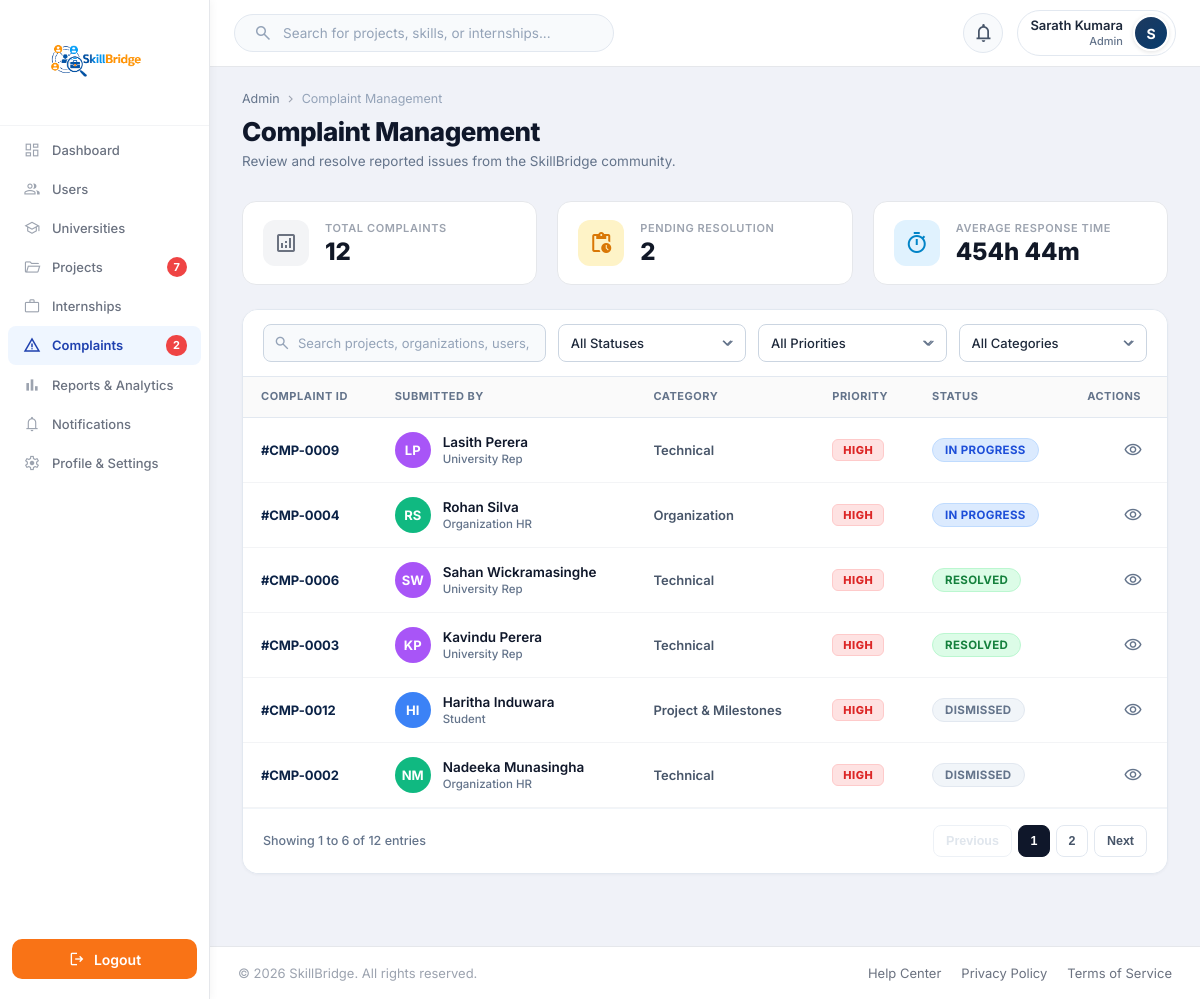
Screenshot of /Functions/Admin/complain.php (signed in) with the database file from the repository.
### tables this page shows
CREATE TABLE `user` (
  `Email` varchar(100) NOT NULL,
  `password` varchar(100) NOT NULL,
  `role` varchar(100) NOT NULL,
  `status` varchar(20) NOT NULL DEFAULT 'De-Active',
  `verification_code` varchar(20) NOT NULL,
  `created_at` timestamp NULL DEFAULT current_timestamp()
);

CREATE TABLE `complain` (
  `id` int(11) NOT NULL,
  `email` varchar(100) NOT NULL,
  `title` varchar(100) NOT NULL,
  `category` varchar(50) DEFAULT 'Technical',
  `discription` text NOT NULL,
  `priority` enum('LOW','MEDIUM','HIGH','URGENT') NOT NULL DEFAULT 'MEDIUM',
  `status` enum('PENDING','IN_REVIEW','DISMISSED','RESOLVED') NOT NULL DEFAULT 'PENDING',
  `resolution_notes` text DEFAULT NULL,
  `create_at` timestamp NOT NULL DEFAULT current_timestamp(),
  `update_at` timestamp NULL DEFAULT current_timestamp() ON UPDATE current_timestamp()
);

### Session/Session.php (called while the page is built, shortened)
<?php
function current_user()
{
    return $_SESSION['user'] ?? null;
}

### Backend/Admin/complain.php (called while the page is built, shortened)
<?php
require_once __DIR__ . '/loader.php';
$complaintDB = new ComplaintManagement($conn);
$complaints = $complaintDB->getAllComplaintsDetailed();
?>

### Backend/Admin/Services/ComplaintManagement.php (called while the page is built, shortened)
<?php
require_once __DIR__ . '/AdminDB.php';
class ComplaintManagement extends AdminDB
{
    public function getAllComplaintsDetailed($status = 'all', $priority = 'all', $category = 'all', $search = '')
    {
        $sql = "
            SELECT
                c.id,
                c.email,
                c.title,
                c.discription,
                COALESCE(c.category, 'Technical') AS category,
                c.priority,
                c.status,
                c.resolution_notes,
                c.create_at,
                c.update_at,
                LOWER(u.role) AS role
            FROM complain c
            INNER JOIN user u ON c.email = u.Email
            WHERE 1=1
        ";
        $params = [];
        $types = "";
        $sql .= " ORDER BY
            CASE c.status
                WHEN 'PENDING' THEN 1
                WHEN 'IN_REVIEW' THEN 2
                WHEN 'RESOLVED' THEN 3
                WHEN 'DISMISSED' THEN 4
                ELSE 5
            END ASC,
            CASE c.priority
                WHEN 'URGENT' THEN 1
                WHEN 'HIGH' THEN 2
                WHEN 'MEDIUM' THEN 3
                WHEN 'LOW' THEN 4
                ELSE 5
            END ASC,
            c.create_at DESC,
            c.id DESC";
        if (!empty($types)) {
            $complaints = $this->runQuery($sql, $types, ...$params)->fetch_all(MYSQLI_ASSOC);
        } else {
            $complaints = $this->runQuery($sql)->fetch_all(MYSQLI_ASSOC);
        }
        foreach ($complaints as &$cmp) {
            $this->populateUserDetails($cmp);
        }
        return $complaints;
    }
    protected function populateUserDetails(&$cmp)
    {
        $cmp['user_name'] = 'Community Member';
        $cmp['organization_name'] = 'SkillBridge';
        $cmp['profile_image'] = null;
        $email = $cmp['email'] ?? '';
        $role = strtolower($cmp['role'] ?? '');
        if ($role === 'student') {
            $res = $this->runQuery("SELECT Name, University, profile_image FROM student WHERE Email = ? LIMIT 1", "s", $email);
            if ($res && $row = $res->fetch_assoc()) {
                $cmp['user_name'] = $row['Name'] ?? 'Student';
                $cmp['organization_name'] = $row['University'] ?? 'University';
                $cmp['profile_image'] = $row['profile_image'];
            }
        } elseif ($role === 'company') {
            $res = $this->runQuery("SELECT contactPersonName, Name, profile_img FROM company WHERE Email = ? LIMIT 1", "s", $email);
            if ($res && $row = $res->fetch_assoc()) {
                $cmp['user_name'] = $row['contactPersonName'] ?? 'Company Representative';
                $cmp['organization_name'] = $row['Name'] ?? 'Company';
                $cmp['profile_image'] = $row['profile_img'];
            }
        } elseif ($role === 'organization') {
            $res = $this->runQuery("SELECT contactPersonName, Name, logo FROM organization WHERE Email = ? LIMIT 1", "s", $email);
            if ($res && $row = $res->fetch_assoc()) {
                $cmp['user_name'] = $row['contactPersonName'] ?? 'Organization Lead';
                $cmp['organization_name'] = $row['Name'] ?? 'Organization';
                $cmp['profile_image'] = $row['logo'];
            }
        }
    }
}
?>

### Backend/Admin/Services/AdminDB.php (called while the page is built, shortened)
<?php
class AdminDB
{
    protected $conn;
    public function __construct($conn)
    {
        $this->conn = $conn;
    }
    protected function runQuery($sql, $types = "", ...$params)
    {
        $stmt = $this->conn->prepare($sql);
        if ($types) $stmt->bind_param($types, ...$params);
        $stmt->execute();
        return $stmt->get_result();
    }
}
?>

### Functions/Admin/Components/Common/AdminInit.php (called while the page is built, shortened)
<?php
require_once __DIR__ . "/../../../../Session/Session.php";
$targetBackend = $backendPage ?? basename($_SERVER['PHP_SELF']);
if (!empty($targetBackend)) {
    $backendFilePath = __DIR__ . "/../../../../Backend/Admin/" . $targetBackend;
    if (file_exists($backendFilePath)) {
        require_once $backendFilePath;
    }
}
include __DIR__ . "/../../../../Includes/admin_sidebar.php";
?>

### Functions/Admin/Components/Complaints/complainTable.php (the view, shortened to what this page needs)
<div class="cm-table-responsive">
    <table class="data-table cm-table">
        <?php
            include dirname(__DIR__) . "/Common/TableHeder.php";
        ?>
        <tbody id="cmTableBody">
            <?php if (!empty($complaints)): ?>
                <?php foreach ($complaints as $idx => $cmp):
                    $displayId = '#CMP-' . str_pad($cmp['id'], 4, '0', STR_PAD_LEFT);
                    $priorityLower = strtolower($cmp['priority'] ?? 'medium');
                    $statusRaw = strtoupper($cmp['status'] ?? 'PENDING');
                    if ($statusRaw === 'IN_REVIEW' || $statusRaw === 'IN PROGRESS') {
                        $statusClass = 'progress';
                        $statusLabel = 'IN PROGRESS';
                    } elseif ($statusRaw === 'RESOLVED') {
                        $statusClass = 'resolved';
                        $statusLabel = 'RESOLVED';
                    } elseif ($statusRaw === 'DISMISSED') {
                        $statusClass = 'dismissed';
                        $statusLabel = 'DISMISSED';
                    } else {
                        $statusClass = 'pending';
                        $statusLabel = 'PENDING';
                    }
                    $roleDisplay = ucfirst($cmp['role'] ?? 'Student');
                    if (stripos($cmp['organization_name'] ?? '', 'University') !== false) {
                        $roleDisplay = 'University Rep';
                    } elseif ($cmp['role'] === 'company' || $cmp['role'] === 'organization') {
                        $roleDisplay = 'Organization HR';
                    } elseif ($cmp['role'] === 'mentor') {
                        $roleDisplay = 'Mentor';
                    }
                    $userName = $cmp['user_name'] ?? 'Community Member';
                    $nameWords = explode(' ', trim($userName));
                    $initials = count($nameWords) >= 2
                        ? strtoupper(substr($nameWords[0], 0, 1) . substr($nameWords[1], 0, 1))
                        : strtoupper(substr($userName, 0, 2));
                    $avatarClass = 'av-student';
                    if (stripos($roleDisplay, 'University') !== false) $avatarClass = 'av-uni';
                    elseif (stripos($roleDisplay, 'Mentor') !== false) $avatarClass = 'av-mentor';
                    elseif (stripos($roleDisplay, 'HR') !== false || stripos($roleDisplay, 'Org') !== false) $avatarClass = 'av-hr';
                    elseif (stripos($roleDisplay, 'Company') !== false) $avatarClass = 'av-company';
                    $categoryDisplay = htmlspecialchars($cmp['category'] ?? 'Technical');
                ?>
                <tr class="cm-data-row"
                    style="<?= $idx >= 6 ? 'display: none;' : '' ?>"
                    data-id="<?= $cmp['id'] ?>"
                    data-display-id="<?= $displayId ?>"
                    data-user-name="<?= htmlspecialchars($userName) ?>"
                    data-user-email="<?= htmlspecialchars($cmp['email']) ?>"
                    data-user-role="<?= htmlspecialchars($roleDisplay) ?>"
                    data-org="<?= htmlspecialchars($cmp['organization_name'] ?? 'SkillBridge') ?>"
                    data-category="<?= $categoryDisplay ?>"
                    data-title="<?= htmlspecialchars($cmp['title']) ?>"
                    data-desc="<?= htmlspecialchars($cmp['discription']) ?>"
                    data-priority="<?= $priorityLower ?>"
                    data-status="<?= strtolower($statusClass) ?>"
                    data-notes="<?= htmlspecialchars($cmp['resolution_notes'] ?? '') ?>"
                    data-created-at="<?= htmlspecialchars($cmp['create_at']) ?>">
                    <td>
                        <span class="cm-complaint-id"><?= $displayId ?></span>
                    </td>
                    <td>
                        <div class="cm-user-cell">
                            <div class="cm-user-avatar <?= $avatarClass ?>"><?= $initials ?></div>
                            <div class="cm-user-meta">
                                <span class="cm-user-name"><?= htmlspecialchars($userName) ?></span>
                                <span class="cm-user-role"><?= htmlspecialchars($roleDisplay) ?></span>
                            </div>
                        </div>
                    </td>
                    <td>
                        <span class="cm-category-cell"><?= $categoryDisplay ?></span>
                    </td>
                    <td>
                        <span class="cm-priority-pill priority-<?= $priorityLower ?>">
                            <?= strtoupper($priorityLower) ?>
                        </span>
                    </td>
                    <td>
                        <span class="cm-status-pill status-<?= $statusClass ?>">
                            <?= $statusLabel ?>
                        </span>
                    </td>
                    <td>
                        <div class="cm-actions-cell">
                            <button type="button" class="cm-btn-icon cm-btn-view" data-action="view" title="View & Investigate Details">
                                <span class="material-symbols-outlined" style="font-size: 19px;">visibility</span>
                            </button>
                        </div>
                    </td>
                </tr>
                <?php endforeach; ?>
            <?php endif; ?>
        </tbody>
    </table>
</div>

### Includes/dash_header.php (shortened to what this page needs)
<?php
require_once __DIR__ . '/../Session/Session.php';
require_once __DIR__ . '/../Config/db.php';
$user = function_exists('current_user') ? current_user() : null;
$name = "User";
$role = "Student";
$image = null;
if($user && isset($conn)){
    $name = $user['username'] ?? $user['Name'] ?? "User";
    $email = $user['Email'] ?? $user['email'] ?? null;
    if(!empty($user['role'])){
        $role = ucfirst($user['role']);
    }
    if($email){
        $sql = "
            SELECT
                u.Email,
                u.role,
                COALESCE(s.Name, a.Name,c.Name, o.Name) AS db_name,
                COALESCE(s.profile_image, a.profile_image, c.profile_img) AS profile_image
            FROM user u
            LEFT JOIN student s ON u.Email = s.Email
            LEFT JOIN admin a ON u.Email = a.Email
            LEFT JOIN company c ON u.Email = c.Email
            LEFT JOIN organization o ON u.Email = o.Email
            WHERE u.Email = ?
            LIMIT 1
        ";
        $stmt = $conn->prepare($sql);
        if($stmt){
            $stmt->bind_param("s", $email);
            $stmt->execute();
            $result = $stmt->get_result();
            if($data = $result->fetch_assoc()){
                if(!empty($data['db_name'])){
                    $name = $data['db_name'];
                }
                if(!empty($data['role'])){
                    $role = ucfirst($data['role']);
                }
                if(!empty($data['profile_image'])){
                    $image = $data['profile_image'];
                }
            }
        }
    }
}
$initial = !empty(trim($name)) ? strtoupper(mb_substr(trim($name), 0, 1)) : 'U';
$base_url = $GLOBALS['BASE_URL'] ?? '/Skill_Bridge_Group_Project';
$currentRoleFolder = ucfirst($role ?: "Student");
$profile_dir = is_dir(__DIR__ . '/../Functions/' . $currentRoleFolder)
    ? 'Functions/' . $currentRoleFolder
    : 'Functions/Dashboards/' . ($role ?: 'Student');
$profile_file = __DIR__ . '/../' . $profile_dir . '/profile.php';
$profile_url = file_exists($profile_file)
    ? $base_url . "/" . $profile_dir . "/profile.php"
    : "";
$image_src = null;
if (!empty($image)) {
    if (str_starts_with($image, 'http://') || str_starts_with($image, 'https://') || str_starts_with($image, '/')) {
        $image_src = $image;
    } elseif (file_exists(__DIR__ . '/../Assets/Images/Admin/' . $image)) {
        $image_src = $base_url . '/Assets/Images/Admin/' . htmlspecialchars($image);
    } elseif (file_exists(__DIR__ . '/../Assets/Images/Student/' . $image)) {
        $image_src = $base_url . '/Assets/Images/Student/' . htmlspecialchars($image);
    } elseif (file_exists(__DIR__ . '/../Assets/Images/Company/' . $image)) {
        $image_src = $base_url . '/Assets/Images/Company/' . htmlspecialchars($image);
    } elseif (file_exists(__DIR__ . '/../uploads/' . $image)) {
        $image_src = $base_url . '/uploads/' . htmlspecialchars($image);
    } else {
        $targetFolder = ($role === 'Admin') ? 'Admin' : (($role === 'Company') ? 'Company' : 'Student');
        $image_src = $base_url . '/Assets/Images/' . $targetFolder . '/' . htmlspecialchars($image);
    }
}
?>
<link rel="stylesheet" href="<?php echo $base_url; ?>/Assets/CSS/header.css?v=<?php echo time(); ?>">
<header class="top-header">
    <div class="header-left">
        <div class="search-box">
            <span class="material-symbols-outlined">search</span>
            <input type="text" id="globalDashboardSearch" placeholder="Search for projects, skills, or internships...">
        </div>
    </div>
    <div class="header-right">
        <div class="notification-wrapper">
            <button class="notification" onclick="toggleNotifications(event)" title="Notifications" aria-label="Notifications" type="button">
                <span class="material-symbols-outlined">notifications</span>
            </button>
        </div>
        <div class="profile" <?php if (!empty($profile_url)): ?>onclick="window.location.href='<?php echo htmlspecialchars($profile_url); ?>'" title="Edit Profile & Settings"<?php endif; ?>>
            <div class="profile-info">
                <h4><?php echo htmlspecialchars($name); ?></h4>
                <small><?php echo htmlspecialchars($role); ?></small>
            </div>
            <?php if(!empty($image_src)): ?>
                <div class="profile-avatar default-avatar" style="display:none;">
                    <?php echo htmlspecialchars($initial); ?>
                </div>
            <?php else: ?>
                <div class="profile-avatar default-avatar">
                    <?php echo htmlspecialchars($initial); ?>
                </div>
            <?php endif; ?>
        </div>
    </div>
</header>

### rows the page displays
user: role "Admin"
complain: id "#CMP-0009", initials "LP", userName "Lasith Perera", roleDisplay "University Rep", categoryDisplay "Technical", priority "HIGH", status "IN PROGRESS"
complain: id "#CMP-0004", initials "RS", userName "Rohan Silva", roleDisplay "Organization HR", categoryDisplay "Organization", priority "HIGH", status "IN PROGRESS"
complain: id "#CMP-0006", initials "SW", userName "Sahan Wickramasinghe", roleDisplay "University Rep", categoryDisplay "Technical", priority "HIGH", status "RESOLVED"
complain: id "#CMP-0003", initials "KP", userName "Kavindu Perera", roleDisplay "University Rep", categoryDisplay "Technical", priority "HIGH", status "RESOLVED"
complain: id "#CMP-0012", initials "HI", userName "Haritha Induwara", roleDisplay "Student", categoryDisplay "Project & Milestones", priority "HIGH", status "DISMISSED"
complain: id "#CMP-0002", initials "NM", userName "Nadeeka Munasingha", roleDisplay "Organization HR", categoryDisplay "Technical", priority "HIGH", status "DISMISSED"

### other values shown
$activeProjectCount "7"
$activeComplaintsCount "2"
$name "Sarath Kumara"
$initial "S"
$breadcrumb "Complaint Management"
$title "Complaint Management"
$subtitle "Review and resolve reported issues from the SkillBridge community."
$CardDetails["cardLabels"][$x] "TOTAL COMPLAINTS"
$CardDetails["cardValues"][$x] "12"
$CardDetails["cardLabels"][$x] "PENDING RESOLUTION"
$CardDetails["cardValues"][$x] "2"
$CardDetails["cardLabels"][$x] "AVERAGE RESPONSE TIME"
$CardDetails["cardValues"][$x] "454h 44m"
$col "COMPLAINT ID"
$col "SUBMITTED BY"
